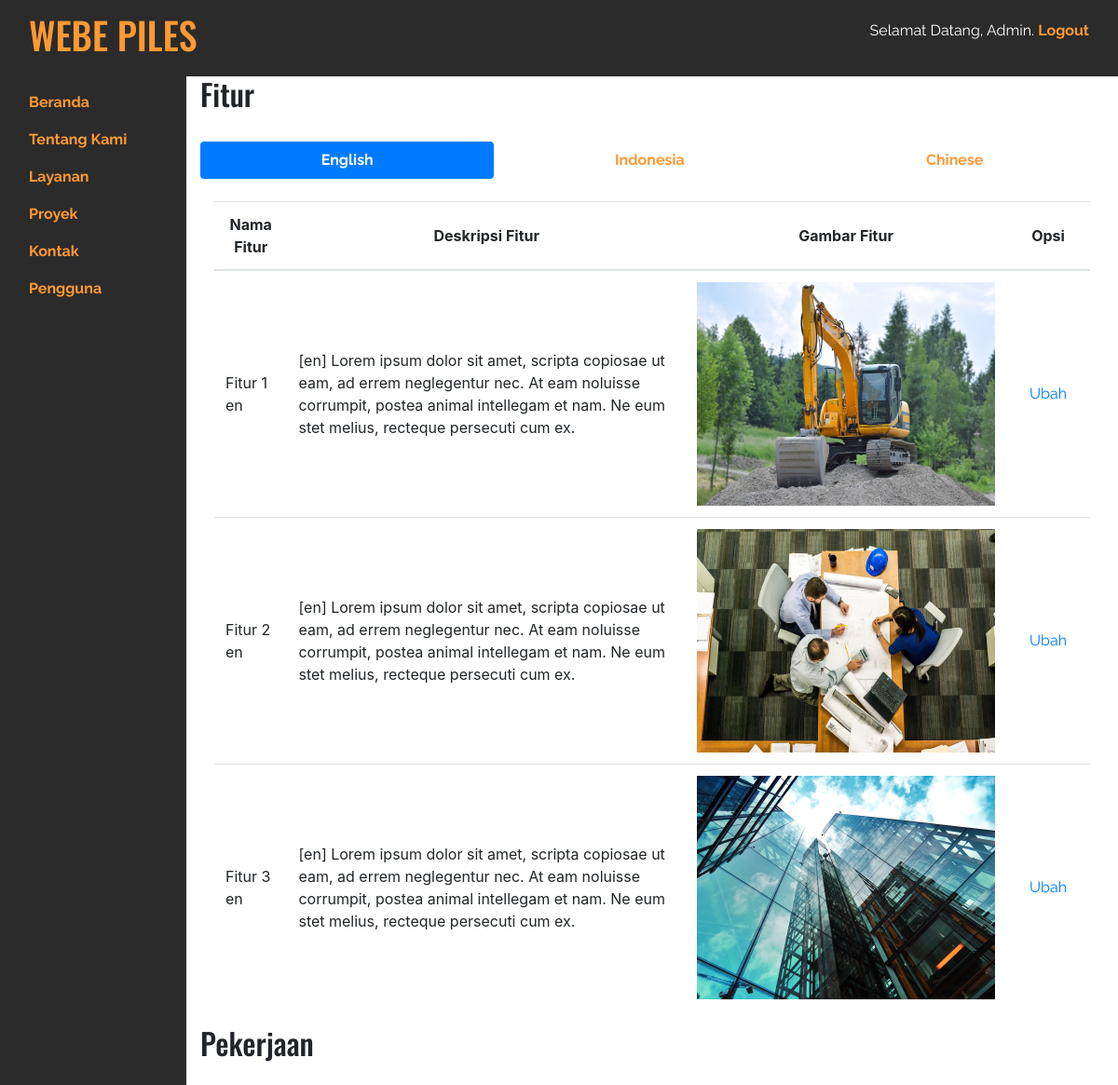
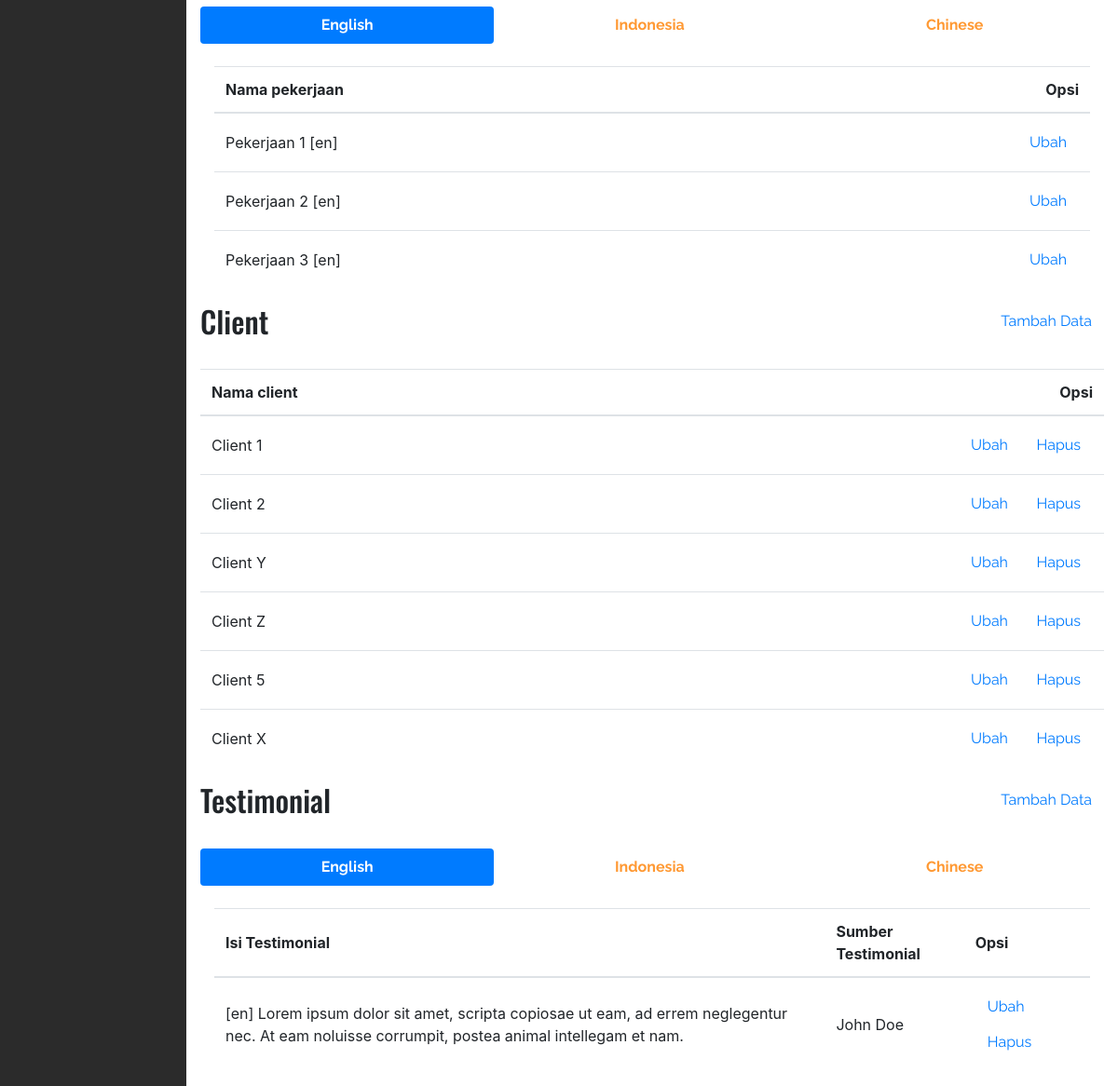
Page /admin/beranda.php on the earlier database version (2 pictures, top to bottom).
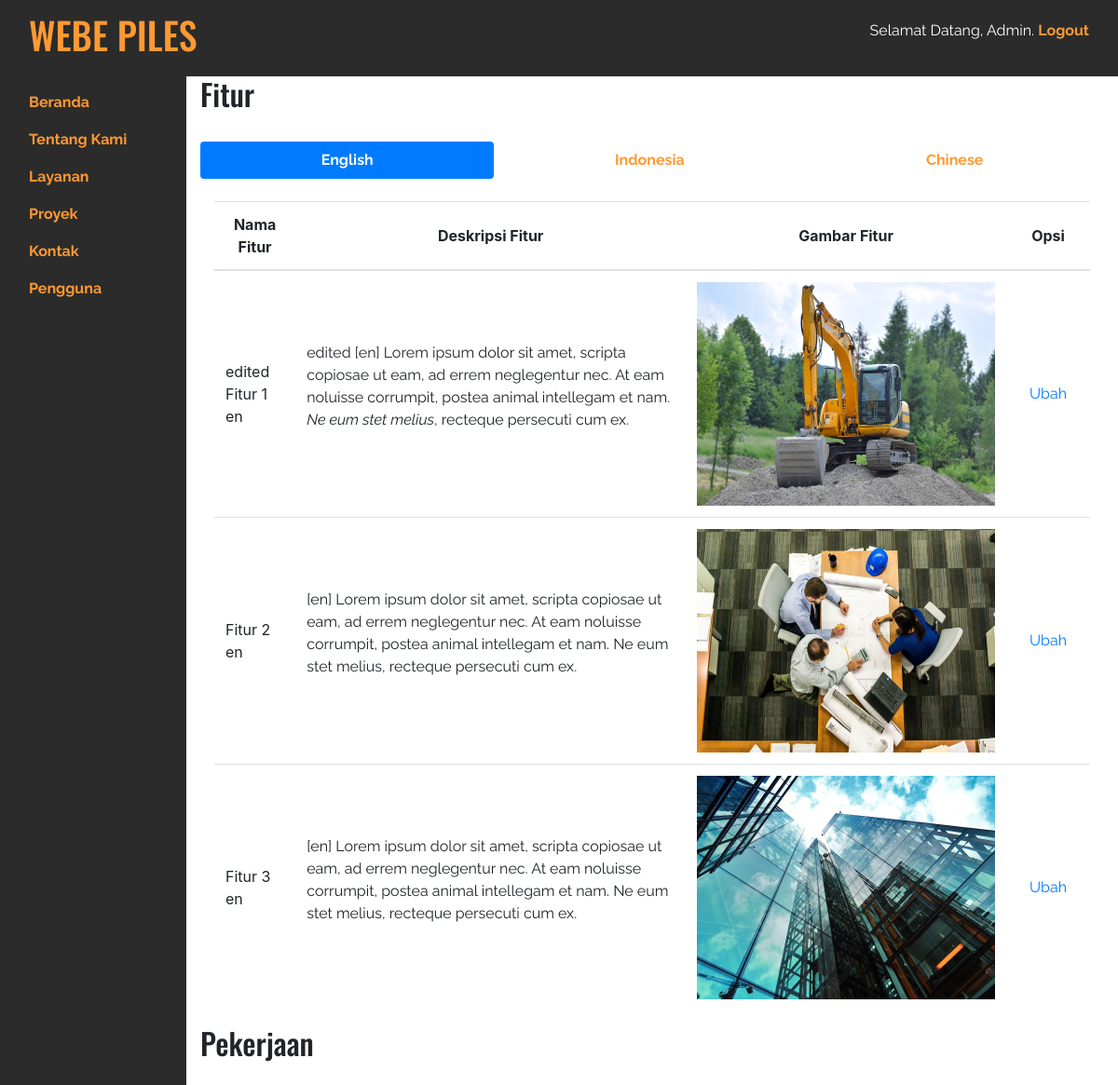
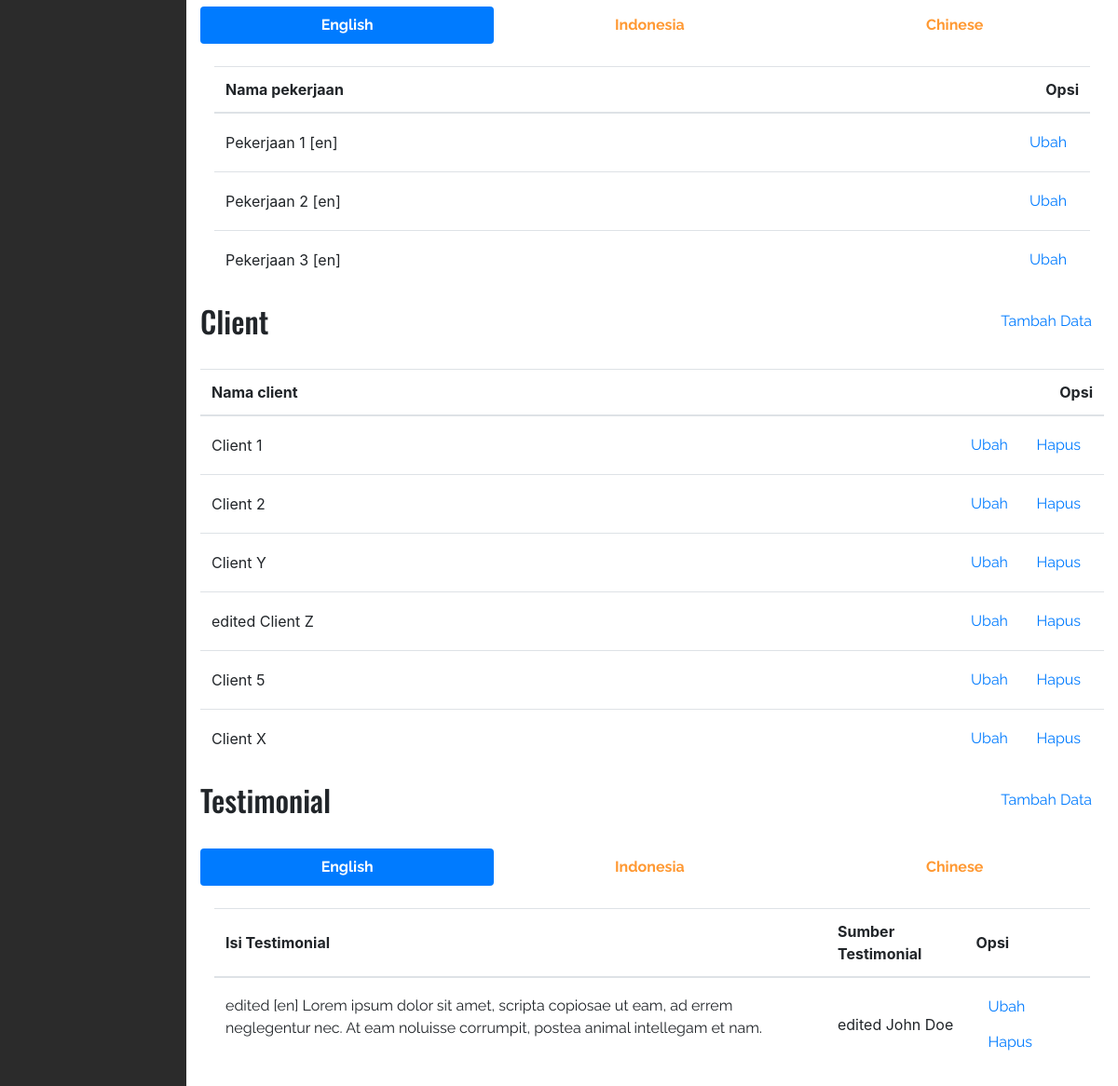
Same page on the later database version (2 pictures, top to bottom).
### tables this page shows
CREATE TABLE `fitur` (
  `id_fitur` int(11) NOT NULL,
  `nama_fitur` varchar(20) NOT NULL,
  `deskripsi_fitur` text NOT NULL,
  `gambar_fitur` varchar(200) NOT NULL,
  `bahasa_fitur` varchar(2) DEFAULT NULL
);

CREATE TABLE `pekerjaan` (
  `id_pekerjaan` int(11) NOT NULL,
  `nama_pekerjaan` varchar(30) DEFAULT '0',
  `bahasa_pekerjaan` varchar(2) DEFAULT NULL
);

CREATE TABLE `client` (
  `id_client` int(11) NOT NULL,
  `nama_client` varchar(30) DEFAULT '0'
);

CREATE TABLE `testimonial` (
  `id_testimonial` int(11) NOT NULL,
  `isi_testimonial` text,
  `sumber_testimonial` varchar(50) DEFAULT '0',
  `bahasa_testimonial` varchar(2) DEFAULT NULL
);

### admin/beranda.php (the view, shortened to what this page needs)
<!doctype html>
<html lang="id">
  </head>
  <body>
    <?php include 'navbar.php'; ?>
    <div class="container-fluid">
      <div class="row">
        <div class="col-md-10">
          <div class="row">
            <div class="col d-flex justify-content-between">
              <h2>Fitur</h2>
            </div>
          </div>
          <br>
          <ul class="nav nav-pills nav-fill" role="tablist">
            <li class="nav-item">
              <a class="nav-link active" data-toggle="pill" href="#fitur-en">English</a>
            </li>
            <li class="nav-item">
              <a class="nav-link" data-toggle="pill" href="#fitur-id">Indonesia</a>
            </li>
            <li class="nav-item">
              <a class="nav-link" data-toggle="pill" href="#fitur-cn">Chinese</a>
            </li>
          </ul>
          <div class="tab-content">
            <div id="fitur-en" class="container tab-pane active"><br>
              <?php
                include 'fungsi/koneksi.php';
                $fitur_en = "SELECT * FROM fitur WHERE bahasa_fitur = 'en'";
                $hasil_fitur_en = mysqli_query($koneksi, $fitur_en);
              ?>
              <table class="table table-hover">
                <thead class="text-center">
                  <tr>
                    <th class="align-middle">Nama Fitur</th>
                    <th class="align-middle">Deskripsi Fitur</th>
                    <th class="align-middle">Gambar Fitur</th>
                    <th class="align-middle">Opsi</th>
                  </tr>
                </thead>
                <tbody>
                  <?php
                    while ($row_fitur_en = mysqli_fetch_array($hasil_fitur_en, MYSQLI_ASSOC)) {
                  ?>
                  <tr>
                    <td class="align-middle"><?php echo $row_fitur_en['nama_fitur']; ?></td>
                    <td class="align-middle"><?php echo $row_fitur_en['deskripsi_fitur']; ?></td>
                    <td class="align-middle"><img style="width: 320px; height: 240px;" src="../<?php echo $row_fitur_en['gambar_fitur']; ?>"></td>
                    <td class="align-middle">
                      <a href="ubah/ubah-fitur.php?id=<?php echo $row_fitur_en['id_fitur']; ?>" class="btn btn-link">Ubah</a>
                    </td>
                  </tr>
                  <?php
                    }
                  ?>
                </tbody>
              </table>
            </div>
          </div>
          <div class="row">
            <div class="col d-flex justify-content-between">
              <h2>Pekerjaan</h2>
            </div>
          </div>
          <br>
          <ul class="nav nav-pills nav-fill" role="tablist">
            <li class="nav-item">
              <a class="nav-link active" data-toggle="pill" href="#pekerjaan-en">English</a>
            </li>
            <li class="nav-item">
              <a class="nav-link" data-toggle="pill" href="#pekerjaan-id">Indonesia</a>
            </li>
            <li class="nav-item">
              <a class="nav-link" data-toggle="pill" href="#pekerjaan-cn">Chinese</a>
            </li>
          </ul>
          <div class="tab-content">
            <div id="pekerjaan-en" class="container tab-pane active"><br>
              <?php
                include 'fungsi/koneksi.php';
                $pekerjaan_en = "SELECT * FROM pekerjaan WHERE bahasa_pekerjaan = 'en'";
                $hasil_pekerjaan_en = mysqli_query($koneksi, $pekerjaan_en);
              ?>
              <table class="table table-hover">
                <thead>
                  <tr>
                    <th class="align-middle">Nama pekerjaan</th>
                    <th class="text-right">Opsi</th>
                  </tr>
                </thead>
                <tbody>
                  <?php
                    while ($row_pekerjaan_en = mysqli_fetch_array($hasil_pekerjaan_en, MYSQLI_ASSOC)) {
                  ?>
                  <tr>
                    <td class="align-middle"><?php echo $row_pekerjaan_en['nama_pekerjaan']; ?></td>
                    <td class="text-right">
                      <a href="ubah/ubah-pekerjaan.php?id=<?php echo $row_pekerjaan_en['id_pekerjaan']; ?>" class="btn btn-link">Ubah</a>
                    </td>
                  </tr>
                  <?php
                    }
                  ?>
                </tbody>
              </table>
            </div>
          </div>
          <div class="row">
            <div class="col d-flex justify-content-between">
              <h2>Client</h2>
              <a href="#" class="btn btn-link">Tambah Data</a>
            </div>
          </div>
          <br>
          <?php
            include 'fungsi/koneksi.php';
            $client = "SELECT * FROM client";
            $hasil_client = mysqli_query($koneksi, $client);
          ?>
          <table class="table table-hover text-left">
            <thead>
              <tr>
                <th class="align-middle">Nama client</th>
                <th class="text-right">Opsi</th>
              </tr>
            </thead>
            <tbody>
              <?php
                while ($row_client = mysqli_fetch_array($hasil_client, MYSQLI_ASSOC)) {
              ?>
              <tr>
                <td class="align-middle"><?php echo $row_client['nama_client']; ?></td>
                <td class="text-right">
                  <a href="ubah/ubah-client.php?id=<?php echo $row_client['id_client']; ?>" class="btn btn-link">Ubah</a>
                  <a href="#" class="btn btn-link">Hapus</a>
                </td>
              </tr>
              <?php
                }
              ?>
            </tbody>
          </table>
          <div class="row">
            <div class="col d-flex justify-content-between">
              <h2>Testimonial</h2>
              <a href="#" class="btn btn-link">Tambah Data</a>
            </div>
          </div>
          <br>
          <ul class="nav nav-pills nav-fill" role="tablist">
            <li class="nav-item">
              <a class="nav-link active" data-toggle="pill" href="#testimonial-en">English</a>
            </li>
            <li class="nav-item">
              <a class="nav-link" data-toggle="pill" href="#testimonial-id">Indonesia</a>
            </li>
            <li class="nav-item">
              <a class="nav-link" data-toggle="pill" href="#testimonial-cn">Chinese</a>
            </li>
          </ul>
          <div class="tab-content">
            <div id="testimonial-en" class="container tab-pane active"><br>
              <?php
                include 'fungsi/koneksi.php';
                $testimonial_en = "SELECT * FROM testimonial WHERE bahasa_testimonial = 'en'";
                $hasil_testimonial_en = mysqli_query($koneksi, $testimonial_en);
              ?>
              <table class="table table-hover text-left">
                <thead>
                  <tr>
                    <th class="align-middle">Isi Testimonial</th>
                    <th class="align-middle">Sumber Testimonial</th>
                    <th class="align-middle">Opsi</th>
                  </tr>
                </thead>
                <tbody>
                  <?php
                    while ($row_testimonial_en = mysqli_fetch_array($hasil_testimonial_en, MYSQLI_ASSOC)) {
                  ?>
                  <tr>
                    <td class="align-middle"><?php echo $row_testimonial_en['isi_testimonial']; ?></td>
                    <td class="align-middle"><?php echo $row_testimonial_en['sumber_testimonial']; ?></td>
                    <td class="align-middle">
                      <a href="ubah/ubah-testimonial.php?id=<?php echo $row_testimonial_en['id_testimonial']; ?>" class="btn btn-link">Ubah</a>
                      <a href="#" class="btn btn-link">Hapus</a>
                    </td>
                  </tr>
                  <?php
                    }
                  ?>
                </tbody>
              </table>
            </div>
          </div>
        </div>
      </div>
    </div>
  </body>
</html>

### admin/navbar.php
<div class="container-fluid" style="background-color: #2b2b2b;">
  <nav class="navbar">
    <a class="navbar-brand" href="home.php">
      <h1 class="text-uppercase">Webe Piles</h1>
    </a>
    <div class="navbar-nav ml-auto">
      <p class="navbar-text" style="color: #fff;">Selamat Datang, Admin. <a href="index.php">Logout</a></p>
    </div>
  </nav>
</div>

### style.css (style rules this page uses)
h1, h2, h3 { font-family: 'Oswald', sans-serif; }
h4, p, a, address { font-family: 'Raleway', sans-serif; }
a { font-weight: bold; color: #ff9933; }

Differences in the rows shown:
changed fitur: nama_fitur "Fitur 1 en" → "edited Fitur 1 en"; deskripsi_fitur "[en] Lorem ipsum dolor sit amet, scripta copiosae ut eam, ad errem neglegentur nec. At eam noluisse corrumpit, postea animal intellegam et nam. Ne eum stet melius, recteque persecuti cum ex." → "edited [en] Lorem ipsum dolor sit amet, scripta copiosae ut eam, ad errem neglegentur nec. At eam noluisse corrumpit, postea animal intellegam et nam. Ne eum stet melius , recteque persecuti cum ex."
changed client: nama_client "Client Z" → "edited Client Z"
changed testimonial: isi_testimonial "[en] Lorem ipsum dolor sit amet, scripta copiosae ut eam, ad errem neglegentur nec. At eam noluisse corrumpit, postea animal intellegam et nam." → "edited [en] Lorem ipsum dolor sit amet, scripta copiosae ut eam, ad errem neglegentur nec. At eam noluisse corrumpit, postea animal intellegam et nam."; sumber_testimonial "John Doe" → "edited John Doe"
